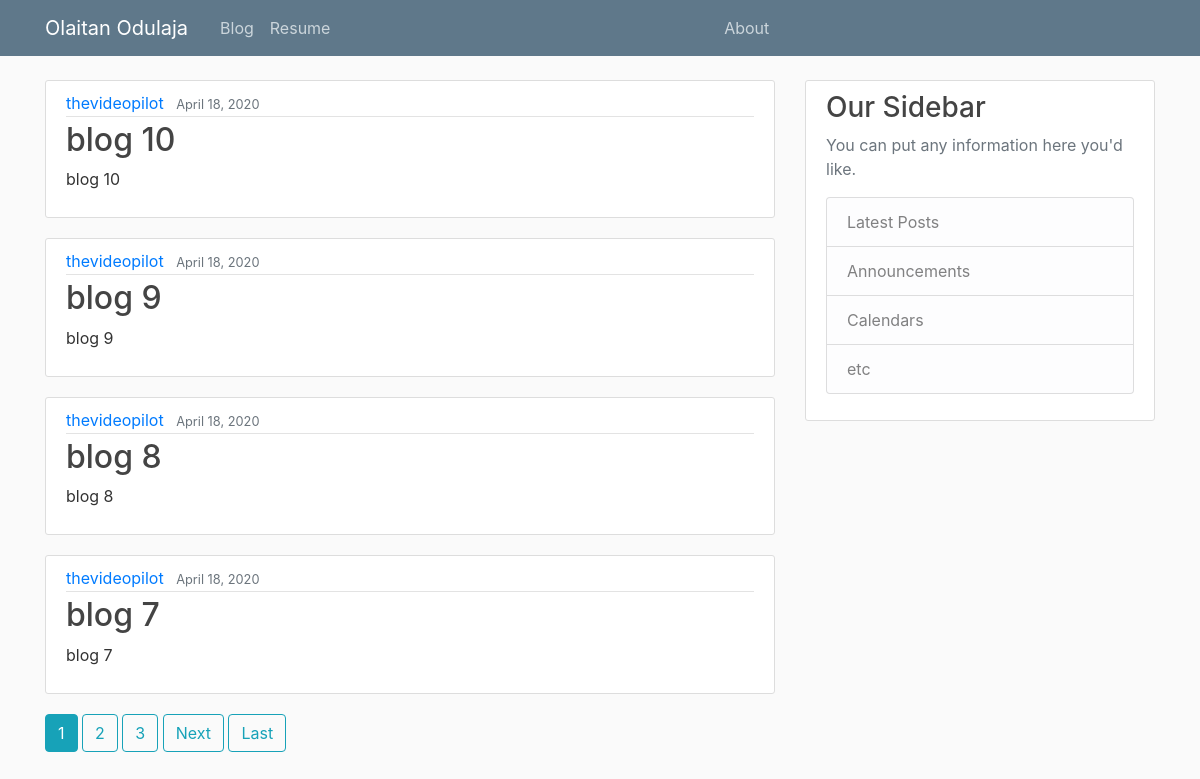
The page / on the database its author committed.
### blog/models.py (models this page shows, shortened)
class Post(models.Model):
    title = models.CharField(max_length=100)
    content = models.TextField()
    date_posted = models.DateTimeField(default=timezone.now)
    author = models.ForeignKey(User, on_delete=models.CASCADE)

### blog/views.py (the view)
# urls.py: path('', PostListView.as_view(), name='blog-home'),
class PostListView(ListView):
    model = Post
    template_name = 'blog/home.html'
    context_object_name = 'posts'
    ordering = ['-date_posted']
    paginate_by = 4

### blog/templates/blog/home.html (shortened to what this page needs)
{% extends "blog/base.html" %}
{% block content %}
    {% for post in posts %}
        <article class="media content-section">
          <div class="media-body">
            <div class="article-metadata">
              <a class="mr-2" href="{% url 'blog-about' %}">{{ post.author }}</a>
              <small class="text-muted">{{ post.date_posted|date:"F d, Y"}}</small>
            </div>
            <h2><a class="article-title" href="{% url 'post-detail' post.id %}">{{ post.title }}</a></h2>
            <p class="article-content">{{ post.content }}</p>
          </div>
        </article>
    {% endfor %}
    {% if is_paginated %}
        {% for num in page_obj.paginator.page_range %}
            {% if page_obj.number == num %}
                <a class="btn btn-info mb-4" href="?page={{ num }}">{{ num }}</a>
            {% elif num > page_obj.number|add:'-3' and num < page_obj.number|add:'3' %}
                <a class="btn btn-outline-info mb-4" href="?page={{ num }}">{{ num }}</a>
            {% endif %}
        {% endfor %}
        {% if page_obj.has_next %}
            <a class="btn btn-outline-info mb-4" href="?page={{ page_obj.next_page_number }}">Next</a>
            <a class="btn btn-outline-info mb-4" href="?page={{ page_obj.paginator.num_pages}}">Last</a>
        {% endif %}
    {% endif %}
{% endblock content %}

### blog/templates/blog/base.html (shortened to what this page needs)
{% load static %}
<!DOCTYPE html>
<html>
<head>
    <link rel="stylesheet" href="https://stackpath.bootstrapcdn.com/bootstrap/4.3.1/css/bootstrap.min.css">
    <link rel="stylesheet" type="text/css" href="{%  static 'blog/main.css' %}">
</head>
<body>
    <header class="site-header">
      <nav class="navbar navbar-expand-md navbar-dark bg-steel fixed-top">
        <div class="container">
          <a class="navbar-brand mr-lg-4" href="{% url 'blog-home' %}">Olaitan Odulaja</a>
          <div class="collapse navbar-collapse" id="navbarToggle">
            <div class="navbar-nav mr-auto">
              <a class="nav-item nav-link" href="{% url 'blog-home' %}">Blog</a>
              <a class="nav-item nav-link" href="{% url 'blog-resume' %}">Resume</a>
            </div>
              <div class="navbar-nav mr-auto" >
                  <a class="nav-item nav-link" href="{% url 'blog-about' %}">About</a>
              </div>
          </div>
        </div>
      </nav>
    </header>
        <main role="main" class="container">
          <div class="row">
            <div class="col-md-8">
              {% block content %}{% endblock %}
            </div>
            <div class="col-md-4">
              <div class="content-section">
                <h3>Our Sidebar</h3>
                <p class='text-muted'>You can put any information here you'd like.
                  <ul class="list-group">
                    <li class="list-group-item list-group-item-light">Latest Posts</li>
                    <li class="list-group-item list-group-item-light">Announcements</li>
                    <li class="list-group-item list-group-item-light">Calendars</li>
                    <li class="list-group-item list-group-item-light">etc</li>
                  </ul>
                </p>
              </div>
            </div>
          </div>
        </main>
</body>
</html>

### blog/static/blog/main.css (style rules this page uses)
body { background: #fafafa; color: #333333; margin-top: 5rem; }
h1, h2, h3, h4, h5, h6 { color: #444444; }
ul { margin: 0; }
.bg-steel { background-color: #5f788a; }
.site-header .navbar-nav .nav-link { color: #cbd5db; }
.content-section { background: #ffffff; padding: 10px 20px; border: 1px solid #dddddd; border-radius: 3px; margin-bottom: 20px; }
.article-title { color: #444444; }
.article-content { white-space: pre-line; }
.article-metadata { padding-bottom: 1px; margin-bottom: 4px; border-bottom: 1px solid #e3e3e3 }

### rows shown on the page
Post: author "thevideopilot", date_posted "April 18, 2020", title "blog 10", content "blog 10"
Post: author "thevideopilot", date_posted "April 18, 2020", title "blog 9", content "blog 9"
Post: author "thevideopilot", date_posted "April 18, 2020", title "blog 8", content "blog 8"
Post: author "thevideopilot", date_posted "April 18, 2020", title "blog 7", content "blog 7"

### other values the page prints
{{ num }} "1"
{{ num }} "2" "3"
